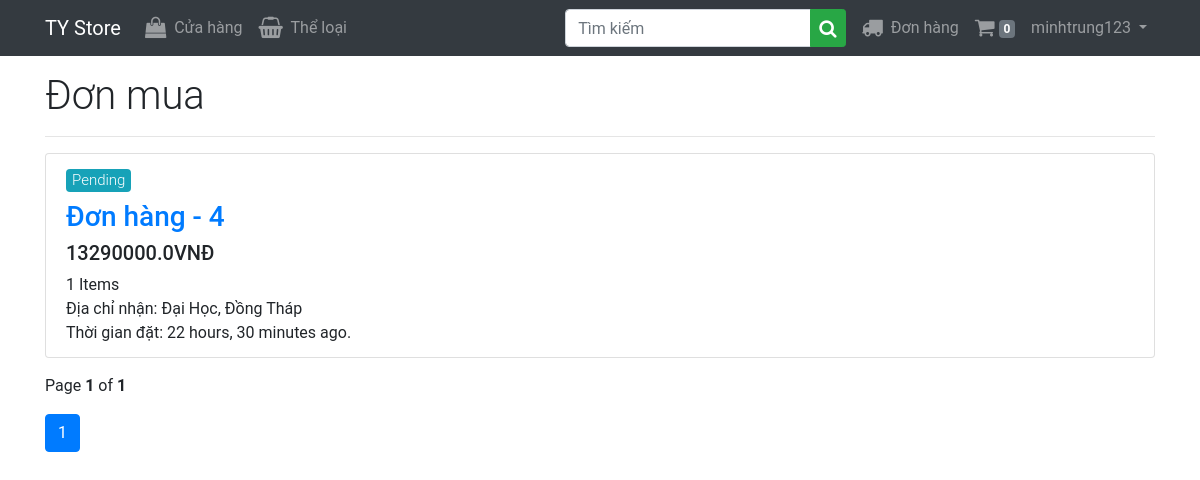
Page /orders/my (signed in) on the committed database.
### orders/models.py (models this page shows, shortened)
class Order(models.Model):
    user = models.ForeignKey(settings.AUTH_USER_MODEL,
                             related_name='orders', on_delete=models.CASCADE)
    name = models.CharField(max_length=100, blank=False, null=False)
    phone = models.CharField(max_length=15, blank=False, null=False)
    email = models.EmailField(blank=False, null=False)
    address = models.CharField(max_length=150, blank=False, null=False)
    pin_code = models.CharField(max_length=10)
    city = models.CharField(max_length=50)
    paid = models.BooleanField(default=False)
    created = models.DateTimeField(auto_now_add=True)
    updated = models.DateTimeField(auto_now=True)
    status = models.CharField(
        choices=choices, max_length=10, default='Pending')
    total_price = models.FloatField(null=False, blank=False)
    class Meta:
        ordering = ('-created',)

### orders/views.py (the view)
# urls.py: path('my', views.MyOrders.as_view(), name='my'),
class MyOrders(LoginRequiredMixin, generic.ListView):
    model = Order
    template_name = 'orders/order_list.html'
    context_object_name = 'orders'
    paginate_by = 20
    def get_queryset(self):
        return Order.objects.filter(user=self.request.user).annotate(total_items=Count('items'))

### cart/cart.py (called while the page is built)
def cart_preprocessor(request):
    return {'cart': Cart(request)}

    def __len__(self):
        return sum(i['quantity'] for i in self.cart.values())

### orders/templates/orders/order_list.html (shortened to what this page needs)
{% extends 'base.html' %} {% block title %}Your Orders {% endblock title %}
{% block content %}
<h1 class="font-weight-light mt-3">Đơn mua</h1>
<hr />
<ul class="list-group my-3">
  {% for order in orders %}
  <li class="list-group-item">
    <h5 class="mb-2">
      {% if order.status == 'Delivered' %}
      <span class="badge badge-success font-weight-light">
        {{order.status}}
      </span>
      {% else %}
      <span class="badge badge-info font-weight-light">{{order.status}}</span>
      {% endif %}
    </h5>
    <h3>
      <a href="{% url 'orders:details' order.id %}">Đơn hàng - {{order.id}}</a>
    </h3>
    <h5>{{order.total_price}}VNĐ</h5>
    <p class="mb-0">{{order.total_items}} Items</p>
    <p class="mb-0">
      Địa chỉ nhận: {{order.address}}, {{order.city}}
    </p>
    <p class="mb-0">Thời gian đặt: {{order.created|timesince}} ago.</p>
  </li>
  {% endfor %}
</ul>
{% with page_obj as page %}
<p>Page <b>{{page.number}}</b> of <b>{{page.paginator.num_pages}}</b></p>
<nav>
  <ul class="pagination">
    <li class="page-item active"><a href="#" class="page-link">1</a></li>
  </ul>
</nav>
{% endwith %} {% endblock content %}

### accounts/templates/base.html (shortened to what this page needs)
{% load static %}
<!DOCTYPE html>
<html lang="en">
  <head>
    <link
      rel="stylesheet"
      href="https://stackpath.bootstrapcdn.com/bootstrap/4.4.1/css/bootstrap.min.css"
    />
    <link rel="stylesheet" href="https://stackpath.bootstrapcdn.com/bootstrap/4.5.2/css/bootstrap.min.css">
    <link
      rel="stylesheet"
      href="https://stackpath.bootstrapcdn.com/font-awesome/4.7.0/css/font-awesome.min.css"
    />
    <link rel="stylesheet" href="{% static 'css/styles.css' %}" />
  </head>
  <body>
    <nav class="navbar navbar-dark bg-dark navbar-expand-lg">
      <div class="container">
        <a href="#" class="navbar-brand">TY Store</a>
        <div class="collapse navbar-collapse" id="navigation">
          <ul class="navbar-nav">
            <li class="nav-item">
              <a href="{% url 'store:product_list' %}" class="nav-link">
                <i class="fa fa-shopping-bag fa-lg mr-1"></i> Cửa hàng
              </a>
            </li>
            <li class="nav-item">
              <a href="{% url 'store:categories_list' %}" class="nav-link">
                <i class="fa fa-shopping-basket fa-lg mr-1"></i> Thể loại
              </a>
            </li>
          </ul>
          <form action="/" class="inline-form mr-md-2 ml-auto">
            <div class="input-group">
              <input
                required
                type="text"
                name="name"
                placeholder="Tìm kiếm"
                class="form-control"
              />
              <div class="input-group-append">
                <button type="submit" class="btn-success btn btn-sm">
                  <i class="fa fa-search fa-lg"></i>
                </button>
              </div>
            </div>
          </form>
          <ul class="navbar-nav">
            {% if user.is_authenticated %}
            <li class="nav-item">
              <a href="{% url 'orders:my' %}" class="nav-link">
                <i class="fa fa-truck fa-lg mr-1"></i> Đơn hàng
              </a>
            </li>
            <li class="nav-item">
              <a href="{% url 'cart:cart_details' %}" class="nav-link">
                <i class="fa fa-shopping-cart fa-lg"></i>
                <span class="badge badge-secondary">
                  {% if cart %} {{cart|length}} {% else %} 0 {% endif%}
                </span>
              </a>
            </li>
            <li class="nav-item dropdown">
              <a
                href="#"
                class="nav-link dropdown-toggle mb-0"
                data-toggle="dropdown"
              >
                {{request.user}}
              </a>
            </li>
            {% endif %}
          </ul>
        </div>
      </div>
    </nav>
    <div class="container">
      {% block content %} {% endblock content %}
    </div>
  </body>
</html>

### static/css/styles.css (style rules this page uses)
body { font-family: "Roboto"; }

### rows in the picture
Order: status "Pending", id "4", total_price "13290000.0", total_items "1", address "Đại Học", city "Đồng Tháp", created "22 hours, 30 minutes"

### other values in the picture
{{ request.user }} "minhtrung123"
{{ page.number }} "1"
{{ page.paginator.num_pages }} "1"
